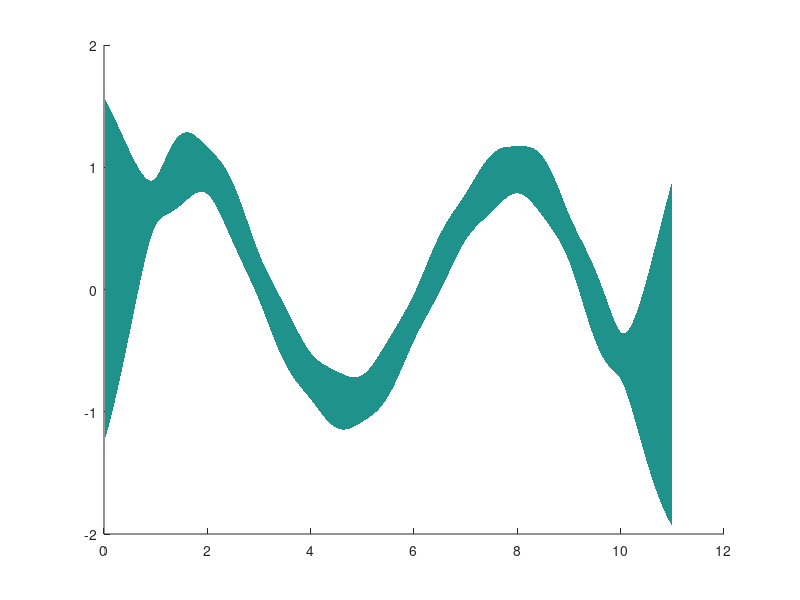

MATLAB code to generate this figure: (Note: this script raises an error after producing the figure.)
%
% Demonstrate GP regression with SE covariance
%

%%
% Create the data
%

randn('state',0);
rand('state',0);

dt=1;
dtt=0.01;
sd=0.1;
TT = (1:1100) * dtt;
mi = 100:100:1000;
T = TT(mi);
X  = sin(T);
XX = sin(TT);
Y  = X + sd * randn(size(X));

clf;
plot(TT,XX,'--',T,Y,'o');
grid on;
axis([0 10 -1.5 1.5]);

%%
% Parameters
%
s = 1;
ell = 1;

se_spec = @(w) s^2 * sqrt(2*pi) * ell * exp(-ell^2 * w.^2/2);
se_cov  = @(t) s^2 * exp(-t.^2/2/ell^2);


%%
% Do basic GP regression
%

        k = length(Y);
        K11 = zeros(k,k);
        for i=1:k
            for j=1:k
                K11(i,j) = se_cov(T(i)-T(j));
            end
        end
        K21 = zeros(length(TT),k);
        for i=1:size(K21,1)
            for j=1:k
                K21(i,j) = se_cov(TT(i) - T(j));
            end
        end
        mu = (K21 / (K11 + eye(k)*sd^2) * Y(1:k)')';
        V  = se_cov(0) - diag(K21 / (K11 + eye(k)*sd^2) * K21')';


    clf;
    p=patch([TT fliplr(TT)], ...
            [mu + 1.96*sqrt(V) fliplr(mu - 1.96*sqrt(V))],1);
    set(p,'EdgeColor','none')
    hold on;
    alpha(0.5);
    h = plot(TT,XX,'k--',T,Y,'ro',TT,mu,'k-');
    set(h,'Linewidth',2);
    set(h,'MarkerSize',10);
    grid on;
    axis([0 11 -1.5 1.5]);

    plot(TT,mu,TT,mu-1.96*sqrt(V),'--',TT,mu+1.96*sqrt(V),'--');

%%
% Plot the above example properly
%
    clf;
    set(gcf,'PaperType','a4');
    set(gcf,'PaperUnits','inches');
    set(gcf,'PaperPosition',[0.25 2.5 4 3]);
    set(gca,'Position',[0.25 2.5 4 3]);

    clf;
    p=patch([TT fliplr(TT)], ...
            [mu + 1.96*sqrt(V) fliplr(mu - 1.96*sqrt(V))],1);
    set(p,'EdgeColor','none')
    colormap(0.8*[1 1 1]);
    hold on;
    h = plot(TT,XX,'k--',TT,mu,'b-',T,Y,'ro');
    set(h,'Linewidth',3);
    set(h(1),'Linewidth',2);
    set(h,'MarkerSize',10);
    grid on;
    axis([0 11 -2.5 2]);
    legend(h,'True function','Regression mean','Observations',3);

    print -depsc reg_ex;


%%
% Test SEs in state-space form
%

order_list = 1:20;

ctay = ((pi-1)/sqrt(2))^2;

se_fun_all = {...
    @(order) se_taylor(order,s,ell),...
    @(order) se_power_taylor(order,1,s,ell),...
    @(order) se_power_taylor(order,2,s,ell),...
    @(order) se_power_pade(order,2,4,s,ell),...
    @(order) se_pade(2*order,4*order,s,ell),...
    @(order) se_power_mtaylor(order,s,ell,ctay),...
};

ks_mu_all = cell(length(order_list),length(se_fun_all));
ks_V_all  = cell(length(order_list),length(se_fun_all));;
dim_list_all = {};
mean_err_all = {};
var_err_all  = {};

for n=1:length(se_fun_all)
    fprintf('Running %d/%d\n',n,length(se_fun_all));
    
    se_fun = se_fun_all{n};
    dim_list = [];
    mean_err = [];
    var_err  = [];

    for order=order_list
        
        [B,A] = se_fun(order);
        [F,L,q,H] = ratspec_to_ss(B,A);
        if size(F,1) <= order_list(end)
            [F,L,H] = ss_balance(F,L,H);
            Pinf = lyapchol(F,L*sqrt(q));
            Pinf = Pinf' * Pinf;
        
            kf_mu = [];
            kf_V  = [];
        
            m = zeros(size(F,1),1);
            P = Pinf;
        
            MM = zeros(size(m,1),length(TT));
            PP = zeros(size(P,1),size(P,2),length(TT));
        
            [A,Q] = lti_disc(F,L,q,TT(2)-TT(1));
        
            count = 0;
            for k=1:length(TT)
                m = A*m;
                P = A*P*A' + Q;
                i = find(mi == k);
                
                if ~isempty(i)
                    y = Y(i);
                    S = H*P*H' + sd^2;
                    K = P * H' / S;
                    m = m + K * (y - H*m);
                    P = P - K * S * K';
                    
                end
                
                MM(:,k) = m;
                PP(:,:,k) = P;
                
                kf_mu = [kf_mu H*m];
                kf_V  = [kf_V  H*P*H'];
                
            end
            
            MS = MM;
            PS = PP;
            ms = m;
            Ps = P;
            
            ks_mu = H*m;
            ks_V  = H*P*H';
            
            for k=size(MM,2)-1:-1:1
                m = MM(:,k);
                P = PP(:,:,k);
                
                mp = A*m;
                Pp = A*P*A' + Q;
                
                G = P*A'/Pp;
                ms = m + G * (ms - mp);
                Ps = P + G * (Ps - Pp) * G';
                
                MS(:,k) = ms;
                PS(:,:,k) = Ps;
                
                ks_mu = [H*ms ks_mu];
                ks_V  = [H*Ps*H' ks_V];
                
            end
            
            err = max(abs(ks_mu - mu));
            mean_err = [mean_err err];
            
            err = max(abs(ks_V - V));
            var_err  = [var_err err];
            
            dim_list = [dim_list length(m)];
            
            ks_mu_all{n,order} = ks_mu;
            ks_V_all{n,order}  = ks_V;
        end 
    end
    
    dim_list_all{n} = dim_list;
    mean_err_all{n} = mean_err;
    var_err_all{n}  = var_err;
end
fprintf('Done.\n');

%%
% Example
%

    n = 1;
    order = 6
    se_fun_all{n}
    
    dim = dim_list_all{n}(order)
    
    ks_mu = ks_mu_all{n,order};
    ks_V  = ks_V_all{n,order};

    clf;
    p=patch([TT fliplr(TT)], ...
            [ks_mu + 1.96*sqrt(ks_V) fliplr(ks_mu - 1.96*sqrt(ks_V))],1);
    set(p,'EdgeColor','none')
    hold on;
    alpha(0.5);
    h = plot(TT,XX,'k--',T,Y,'ro',TT,ks_mu,'k-');
    set(h,'Linewidth',2);
    set(h,'MarkerSize',10);
    grid on;
    axis([0 11 -1.5 1.5]);

    plot(TT,ks_mu,TT,ks_mu-1.96*sqrt(ks_V),'--',TT,ks_mu+1.96*sqrt(ks_V),'--');
    
%%
% Error results
%    

    clf;
    for n=1:length(dim_list_all)
        dim_list = dim_list_all{n};
        mean_err = mean_err_all{n};
        var_err  = var_err_all{n};

        ind = find((dim_list <= max(order_list)) & (dim_list >= 2));
        
        semilogy(dim_list(ind),mean_err(ind),'*-',dim_list(ind),var_err(ind),'v--');
%        plot(dim_list(ind),mean_err(ind),'*-',dim_list(ind),var_err(ind),'v--');
        grid on;
        hold on;
    end
    
%%
% Final plot for mean
%

    clf;
    set(gcf,'PaperType','a4');
    set(gcf,'PaperUnits','inches');
    set(gcf,'PaperPosition',[0.25 2.5 4 3]);
    set(gca,'Position',[0.25 2.5 4 3]);

    clf;
    h = semilogy(dim_list_all{1},mean_err_all{1},'*-',...
             dim_list_all{2},mean_err_all{2},'+-',...
             dim_list_all{3},mean_err_all{3},'^-',...
             dim_list_all{4},mean_err_all{4},'v-',...
             dim_list_all{5},mean_err_all{5},'x-',...
             dim_list_all{6},mean_err_all{6},'o-');
    set(h,'Markersize',10);
    set(h,'Linewidth',2);
    ylim([10^-9 1]);
    legend('Taylor n','Taylor [1]^n','Taylor [2]^n','Pade [2/4]^n','Pade [2n/4n]','MTaylor^n',3);
    grid on;
    xlabel('State dimension');
    ylabel('Maximum mean error');

    print -depsc mean_max;

%%
% Final plot for variance
%
    clf;
    set(gcf,'PaperType','a4');
    set(gcf,'PaperUnits','inches');
    set(gcf,'PaperPosition',[0.25 2.5 4 3]);
    set(gca,'Position',[0.25 2.5 4 3]);
    
    clf;
    h = semilogy(dim_list_all{1},var_err_all{1},'*-',...
             dim_list_all{2},var_err_all{2},'+-',...
             dim_list_all{3},var_err_all{3},'^-',...
             dim_list_all{4},var_err_all{4},'v-',...
             dim_list_all{5},var_err_all{5},'x-',...
             dim_list_all{6},var_err_all{6},'o-');
    set(h,'Markersize',10);
    set(h,'Linewidth',2);
    ylim([10^-9 1]);
    legend('Taylor n','Taylor [1]^n','Taylor [2]^n','Pade [2/4]^n','Pade [2n/4n]','MTaylor^n',3);
    grid on;
    xlabel('State dimension');
    ylabel('Maximum variance error');

    print -depsc var_max;

%%
% Regression example with Taylor
%
    clf;
    set(gcf,'PaperType','a4');
    set(gcf,'PaperUnits','inches');
    set(gcf,'PaperPosition',[0.25 2.5 4 3]);
    set(gca,'Position',[0.25 2.5 4 3]);

    n = 1;
    se_fun_all{n}    
    
    
    ords = [2 3 4];
    for i=1:4
%        subplot(2,2,i);
        if i > 1
            order = ords(i-1);
            m1 = ks_mu_all{n,order};
            a1 = ks_mu_all{n,order} + 1.96*sqrt(ks_V_all{n,order});
            b1 = ks_mu_all{n,order} - 1.96*sqrt(ks_V_all{n,order});    
            tit = sprintf('Taylor %d',order);
        else
            m1 = mu;
            a1 = mu + 1.96*sqrt(V);
            b1 = mu - 1.96*sqrt(V);    
            tit = 'Exact';
        end
    
        clf;
        p=patch([TT fliplr(TT)], [a1 fliplr(b1)], 1);
        set(p,'EdgeColor','none')
        hold on;
        alpha(0.5);
        h = plot(TT,XX,'k--',T,Y,'ro',TT,m1,'k-');
        set(h,'Linewidth',2);
        set(h,'MarkerSize',10);
        grid on;
        axis([0 11 -1.5 1.5]);

        plot(TT,a1,'--',TT,b1,'--');
        
        print('-depsc',sprintf('taylor_reg%d',i));
        %title(tit);
    end

%%
% Comparison of Taylor 4 and Pade 2/4
%
    m0 = mu;
    a0 = mu + 1.96*sqrt(V);
    b0 = mu - 1.96*sqrt(V);    

    n = 1;
    order = 4;
    m1 = ks_mu_all{n,order};
    a1 = ks_mu_all{n,order} + 1.96*sqrt(ks_V_all{n,order});
    b1 = ks_mu_all{n,order} - 1.96*sqrt(ks_V_all{n,order});    

    dim_list_all{n}(order)

    n = 5;
    order = 1;
    m2 = ks_mu_all{n,order};
    a2 = ks_mu_all{n,order} + 1.96*sqrt(ks_V_all{n,order});
    b2 = ks_mu_all{n,order} - 1.96*sqrt(ks_V_all{n,order});    

    dim_list_all{n}(order)
    